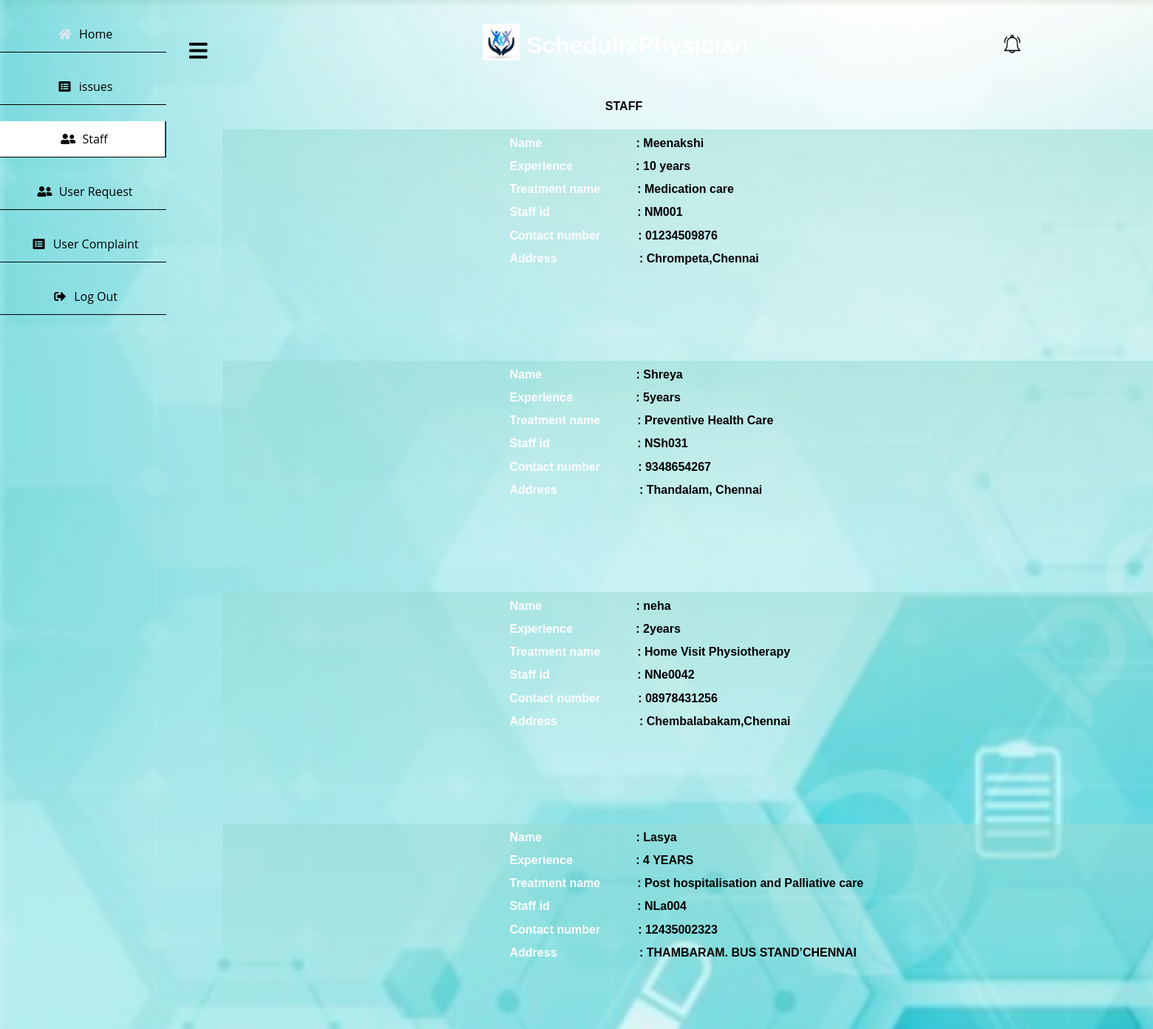
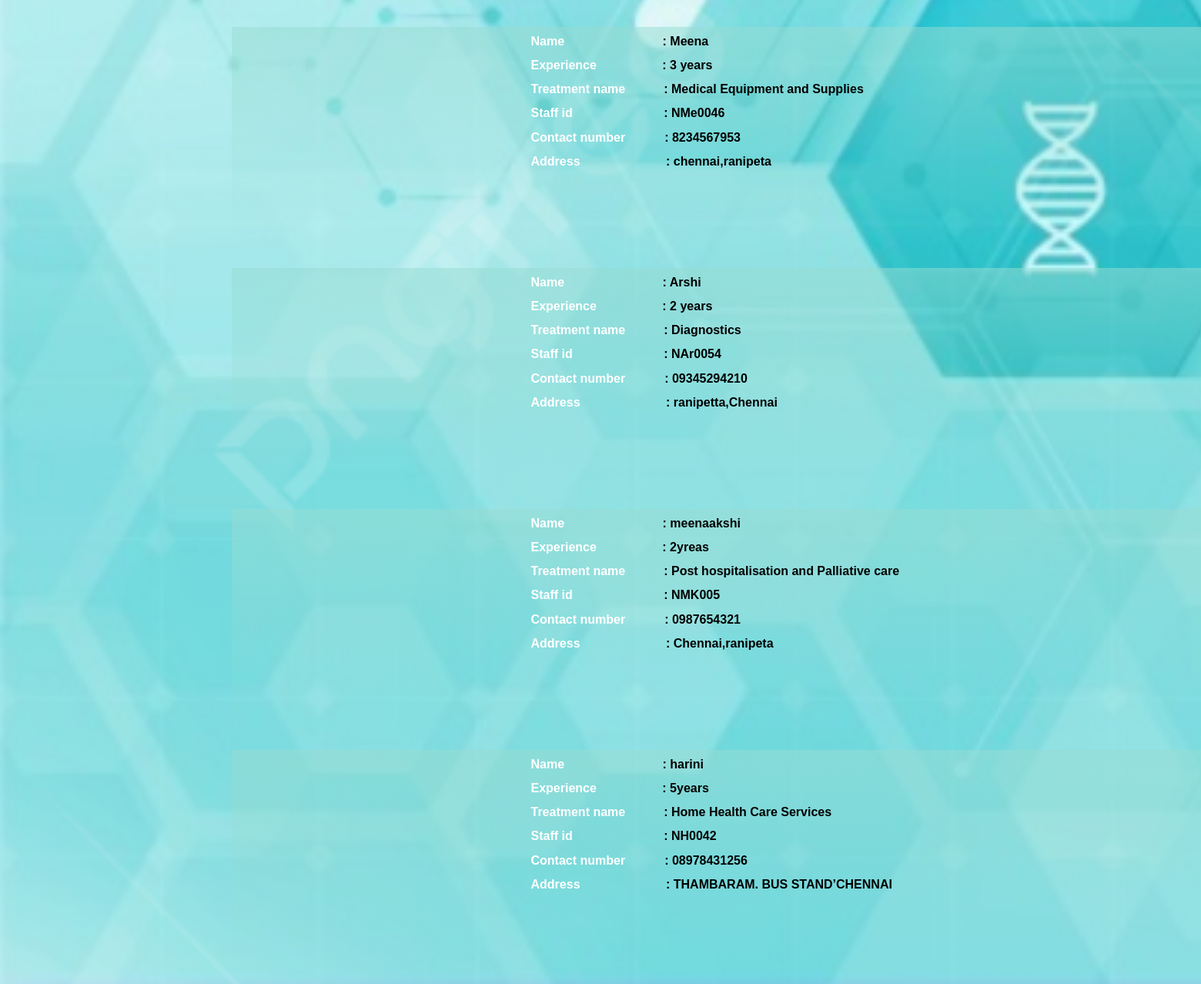
The page /Astaff.php on the database its author committed (2 pictures, top to bottom).
### tables this page shows
CREATE TABLE `developers` (
  `id` int(50) NOT NULL,
  `name` varchar(255) NOT NULL,
  `specification` varchar(255) NOT NULL,
  `email` varchar(100) NOT NULL,
  `password` varchar(255) NOT NULL,
  `contact` varchar(100) NOT NULL,
  `experience` varchar(50) NOT NULL,
  `address` varchar(50) NOT NULL,
  `idno` varchar(50) NOT NULL,
  `fees` int(255) NOT NULL
);

### Astaff.php (the view, shortened to what this page needs)
<!DOCTYPE html>
<html>
<head>
    <link rel="stylesheet" href="https://use.fontawesome.com/releases/v5.6.3/css/all.css">
</head>
<body style="background-image: url('dbimage-2.jpg'); background-size: cover; width:100%; height:100%;">
<header>
        <div class="wrapper">
     <div class="section">
         <div class="top_navbar">
             <div class="hamburger">
                 <a href="#">
                     <i class="fas fa-bars"></i>
                 </a>
             </div>
         </div>
     </div>
     <div class="sidebar">
         <ul>
         <li>
                <a href="Afetch.php">
                    <span class="icon"><i class="fas fa-home"></i></span>
                    <span class="item">Home</span>
                </a>
            </li>
            <li>
                <a href="Raiseissue.php" >
                    <span class="icon"><i class='fa fa-list-alt'style='color: black'></i></span>
                    <span class="item">issues</span>
                </a>
            </li>
            <li>
                <a href="Astaff.php"class="active">
                    <span class="icon"><i class="fas fa-user-friends"style='color: black'></i></span>
                    <span class="item">Staff  </span>
                </a>
            </li>
            <li>
                <a href="Srequest.php">
                    <span class="icon"><i class="fas fa-user-friends"style='color: black'></i></span>
                    <span class="item">User Request </span>
                </a>
            </li>
            <li>
                <a href="Cfetch.php">
                    <span class="icon"><i class='fa fa-list-alt' style='color: black'></i></span>
                    <span class="item"> User Complaint</span>
                </a>
            </li>
            <li>
                   <a href="logout.php">
                       <span class="icon"><i class='fas fa-sign-out-alt'style='color: black'></i></span>
                       <span class="item">Log Out</span>
                   </a>
               </li>
         </ul>
     </div>
 </div>
 <div>
 <h1 class="logo" style="margin-right:-475px;    margin-bottom: 25px; "><img src="logo2.jpeg" width="50" height="50" style="     margin-bottom: -10px;"> SchedulixPhysician   <a href="notification.php" ><img style="margin-left:335px;" src="N-1.png" width="25" height="25"></a></h1>
 </div>
</header><br>
<h1 style="text-align: center;
    padding-left: 128px;
    font-size: 16px;";>STAFF</h1>
 <center>
 <?php
        $db_host = 'localhost';
        $db_user = 'root';
        $db_pass = '';
        $db_name = 'nurturecare';
        $conn = new mysqli($db_host, $db_user, $db_pass, $db_name);
        $sql = "SELECT * FROM developers";
        $result = $conn->query($sql);
        if ($result->num_rows > 0) {
            while ($row = $result->fetch_assoc()) {
                $name = $row['name'];
                $specification = $row['specification'];
                $idno = $row['idno'];
                $contact = $row['contact'];
                $address = $row['address'];
                $experience = $row['experience'];
                echo '<div class="row det" style="width:1257px;">';
               echo '<div class="column"  style="    padding-left: 389px;">';
               echo '<h2>Name <span class="name">: '. $name .'</span></h2>';
               echo '<h2>Experience <span class="exp">: '. $experience .'</span></h2>';
               echo '<h2>Treatment name<span class="tname">: '.$specification.'</span></h2>';
               echo '<h2>Staff id <span class="staff">: '.$idno.'</span> </h2>';
               echo '<h2>Contact number<span class="contact">: '.$contact.'</span> </h2>';
               echo '<h2>Address <span class="address">: '.$address.'</span></h2>';
               echo '</div>';
               echo '</div>';
               echo '</div><br><br>';
            }
        } else {
            echo 'No images found in the table.';
        }
        ?>
</center>
</body>
</html>

### Astaff.php (style rules this page uses)
* { box-sizing: border-box; }
body { overflow-x: hidden; font-family: "Segoe UI", Tahoma, Geneva, Verdana, sans-serif; }
.column { float: left; width: 113%; height: 100%; padding: 10px; margin-right: 10px; color: black; }
.row:after { content: ""; display: table; clear: both; }
header { color: white; padding: 10px; text-align: center; }
div.column { background-image: linear-gradient(to top, rgba(255,0,0,0), #97dcd3 190%); width: 100em; margin-left: 149px; padding-left: 450px; height: 277px; }
span.name { margin-left: 123px; color: black; }
span.tname { margin-left: 50px; color: black; }
span.exp { margin-left: 81px; color: black; }
span.staff { margin-left: 114px; color: black; }
span.contact { margin-left: 51px; color: black; }
span.address { margin-left: 107px; color: black; }
h2 { text-align: start; color: white; font-size:16px; }
body { overflow-x: hidden; font-family: Arial, sans-serif; margin: 0; padding: 0; background-color: #f5f5f5; }
header { color: white; padding: 1px; text-align: center; }
.hamburger { font-size: 20px; cursor: pointer; }
ul { list-style: none; padding: 0; }
li { display: inline; margin-right: 20px; }
a { text-decoration: none; color: black; }
h2 { margin-top: 0; }
.wrapper { list-style: none; text-decoration: none; margin: 0; padding: 0; box-sizing: border-box; font-family: 'Open Sans', sans-serif; }
body { background: #f5f6fa; }
.wrapper .sidebar { position: fixed; top: 0; left: 0; width: 225px; height: 100%; padding: 6px 0; transition: all 0.5s ease; }
.wrapper .sidebar ul li a { display: block; padding: 13px 30px; border-bottom: 1px solid black; color: black; font-size: 16px; position: relative; }
.wrapper .sidebar ul li a .icon { color: #dee4ec; width: 30px; display: inline-block; }
.wrapper .sidebar ul li a:hover, .wrapper .sidebar ul li a.active { color: black; background:white; border-right: 2px solid rgb(5, 68, 104); }
.wrapper .sidebar ul li a:hover .icon, .wrapper .sidebar ul li a.active .icon { color: #0c7db1; }
.wrapper .sidebar ul li a:hover:before, .wrapper .sidebar ul li a.active:before { display: block; }
.wrapper .section { width: calc(100% - 225px); margin-left: 225px; transition: all 0.5s ease; }
.wrapper .section .top_navbar { height: 10px; display: flex; align-items: center; padding: 0 30px; }
.wrapper .section .top_navbar .hamburger a { font-size: 28px; color: black; }
.hamburger { margin-bottom: -123px; font-size: 20px; cursor: pointer; }

### rows shown on the page
developers: name "Meenakshi", experience "10 years", specification "Medication care", idno "NM001", contact "01234509876", address "Chrompeta,Chennai"
developers: name "Shreya", experience "5years", specification "Preventive Health Care", idno "NSh031", contact "9348654267", address "Thandalam, Chennai"
developers: name "neha", experience "2years", specification "Home Visit Physiotherapy", idno "NNe0042", contact "08978431256", address "Chembalabakam,Chennai"
developers: name "Lasya", experience "4 YEARS", specification "Post hospitalisation and Palliative care", idno "NLa004", contact "12435002323", address "THAMBARAM. BUS STAND’CHENNAI"
developers: name "Meena", experience "3 years", specification "Medical Equipment and Supplies", idno "NMe0046", contact "8234567953", address "chennai,ranipeta"
developers: name "Arshi", experience "2 years", specification "Diagnostics", idno "NAr0054", contact "09345294210", address "ranipetta,Chennai"
developers: name "meenaakshi", experience "2yreas", specification "Post hospitalisation and Palliative care", idno "NMK005", contact "0987654321", address "Chennai,ranipeta"
developers: name "harini", experience "5years", specification "Home Health Care Services", idno "NH0042", contact "08978431256", address "THAMBARAM. BUS STAND’CHENNAI"
